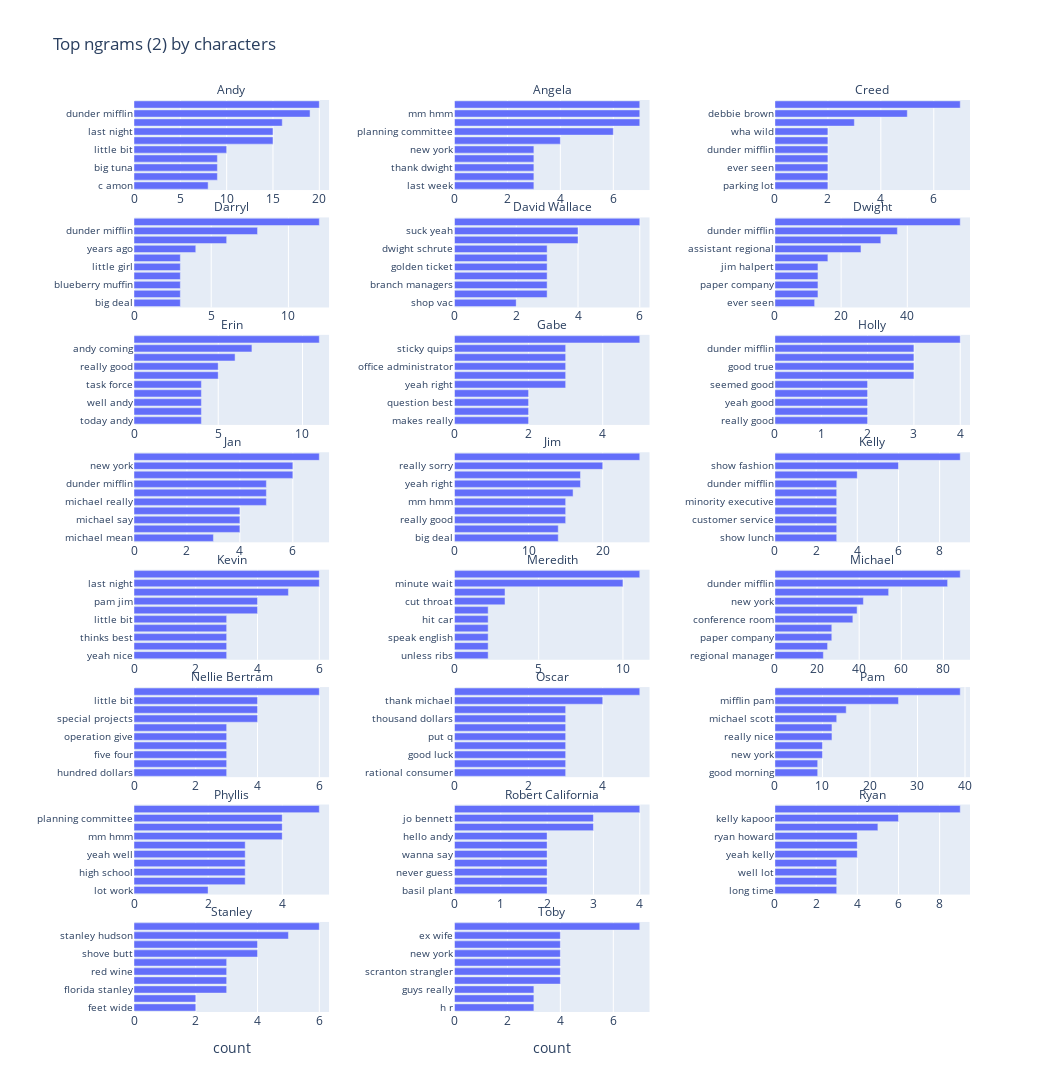

Write notebook code for a chart like this one.
### Code cell
ngram_plots(ngram_number=2, width = 1050, col_spacing=.15)

### Figure 1 — Plotly figure (JSON) as saved in the notebook; plotly's stock layout.template omitted (floating-point values rounded to 4 significant figures)
{"data": [{"alignmentgroup": "True", "hovertemplate": "speaker=Andy<br>count=%{x}<br>=%{y}<extra></extra>", "legendgroup": "", "marker": {"color": "#636efa", "pattern": {"shape": ""}}, "name": "", "offsetgroup": "", "orientation": "h", "showlegend": false, "textposition": "auto", "type": "bar", "x": [8, 9, 9, 9, 10, 15, 15, 16, 19, 20], "xaxis": "x22", "y": ["c amon", "broccoli rob", "big tuna", "ladies gentlemen", "little bit", "nard dog", "last night", "yeah right", "dunder mifflin", "andy bernard"], "yaxis": "y22"}, {"alignmentgroup": "True", "hovertemplate": "speaker=Angela<br>count=%{x}<br>=%{y}<extra></extra>", "legendgroup": "", "marker": {"color": "#636efa", "pattern": {"shape": ""}}, "name": "", "offsetgroup": "", "orientation": "h", "showlegend": false, "textposition": "auto", "type": "bar", "x": [3, 3, 3, 3, 3, 4, 6, 7, 7, 7], "xaxis": "x23", "y": ["last week", "davinci code", "thank dwight", "good luck", "new york", "bad cat", "planning committee", "party planning", "mm hmm", "parum pum"], "yaxis": "y23"}, {"alignmentgroup": "True", "hovertemplate": "speaker=Creed<br>count=%{x}<br>=%{y}<extra></extra>", "legendgroup": "", "marker": {"color": "#636efa", "pattern": {"shape": ""}}, "name": "", "offsetgroup": "", "orientation": "h", "showlegend": false, "textposition": "auto", "type": "bar", "x": [2, 2, 2, 2, 2, 2, 2, 3, 5, 7], "xaxis": "x24", "y": ["parking lot", "biggest client", "ever seen", "couple bucks", "dunder mifflin", "big fella", "wha wild", "betty white", "debbie brown", "creed bratton"], "yaxis": "y24"}, {"alignmentgroup": "True", "hovertemplate": "speaker=Darryl<br>count=%{x}<br>=%{y}<extra></extra>", "legendgroup": "", "marker": {"color": "#636efa", "pattern": {"shape": ""}}, "name": "", "offsetgroup": "", "orientation": "h", "showlegend": false, "textposition": "auto", "type": "bar", "x": [3, 3, 3, 3, 3, 3, 4, 6, 8, 12], "xaxis": "x19", "y": ["big deal", "good morning", "blueberry muffin", "yeah maybe", "little girl", "buy cookies", "years ago", "na da", "dunder mifflin", "da na"], "yaxis": "y19"}, {"alignmentgroup": "True", "hovertemplate": "speaker=David Wallace<br>count=%{x}<br>=%{y}<extra></extra>", "legendgroup": "", "marker": {"color": "#636efa", "pattern": {"shape": ""}}, "name": "", "offsetgroup": "", "orientation": "h", "showlegend": false, "textposition": "auto", "type": "bar", "x": [2, 3, 3, 3, 3, 3, 3, 4, 4, 6], "xaxis": "x20", "y": ["shop vac", "three months", "branch managers", "new york", "golden ticket", "michael calling", "dwight schrute", "michael scott", "suck yeah", "dunder mifflin"], "yaxis": "y20"}, {"alignmentgroup": "True", "hovertemplate": "speaker=Dwight<br>count=%{x}<br>=%{y}<extra></extra>", "legendgroup": "", "marker": {"color": "#636efa", "pattern": {"shape": ""}}, "name": "", "offsetgroup": "", "orientation": "h", "showlegend": false, "textposition": "auto", "type": "bar", "x": [12, 13, 13, 13, 13, 16, 26, 32, 37, 56], "xaxis": "x21", "y": ["ever seen", "schrute farms", "paper company", "david wallace", "jim halpert", "thank much", "assistant regional", "regional manager", "dunder mifflin", "dwight schrute"], "yaxis": "y21"}, {"alignmentgroup": "True", "hovertemplate": "speaker=Erin<br>count=%{x}<br>=%{y}<extra></extra>", "legendgroup": "", "marker": {"color": "#636efa", "pattern": {"shape": ""}}, "name": "", "offsetgroup": "", "orientation": "h", "showlegend": false, "textposition": "auto", "type": "bar", "x": [4, 4, 4, 4, 4, 5, 5, 6, 7, 11], "xaxis": "x16", "y": ["today andy", "say hi", "well andy", "wanted say", "task force", "mifflin erin", "really good", "david wallace", "andy coming", "dunder mifflin"], "yaxis": "y16"}, {"alignmentgroup": "True", "hovertemplate": "speaker=Gabe<br>count=%{x}<br>=%{y}<extra></extra>", "legendgroup": "", "marker": {"color": "#636efa", "pattern": {"shape": ""}}, "name": "", "offsetgroup": "", "orientation": "h", "showlegend": false, "textposition": "auto", "type": "bar", "x": [2, 2, 2, 2, 3, 3, 3, 3, 3, 5], "xaxis": "x17", "y": ["makes really", "right yeah", "question best", "sun shut", "yeah right", "says gabe", "office administrator", "training program", "sticky quips", "gabe lewis"], "yaxis": "y17"}, {"alignmentgroup": "True", "hovertemplate": "speaker=Holly<br>count=%{x}<br>=%{y}<extra></extra>", "legendgroup": "", "marker": {"color": "#636efa", "pattern": {"shape": ""}}, "name": "", "offsetgroup": "", "orientation": "h", "showlegend": false, "textposition": "auto", "type": "bar", "x": [2, 2, 2, 2, 2, 3, 3, 3, 3, 4], "xaxis": "x18", "y": ["really good", "good point", "yeah good", "things michael", "seemed good", "ethics seminar", "good true", "mean love", "dunder mifflin", "michael scott"], "yaxis": "y18"}, {"alignmentgroup": "True", "hovertemplate": "speaker=Jan<br>count=%{x}<br>=%{y}<extra></extra>", "legendgroup": "", "marker": {"color": "#636efa", "pattern": {"shape": ""}}, "name": "", "offsetgroup": "", "orientation": "h", "showlegend": false, "textposition": "auto", "type": "bar", "x": [3, 4, 4, 4, 5, 5, 5, 6, 6, 7], "xaxis": "x13", "y": ["michael mean", "michael need", "michael say", "hello michael", "michael really", "michael scott", "dunder mifflin", "well michael", "new york", "michael please"], "yaxis": "y13"}, {"alignmentgroup": "True", "hovertemplate": "speaker=Jim<br>count=%{x}<br>=%{y}<extra></extra>", "legendgroup": "", "marker": {"color": "#636efa", "pattern": {"shape": ""}}, "name": "", "offsetgroup": "", "orientation": "h", "showlegend": false, "textposition": "auto", "type": "bar", "x": [14, 14, 15, 15, 15, 16, 17, 17, 20, 25], "xaxis": "x14", "y": ["big deal", "hold second", "really good", "regional manager", "mm hmm", "jim halpert", "yeah right", "right yeah", "really sorry", "little bit"], "yaxis": "y14"}, {"alignmentgroup": "True", "hovertemplate": "speaker=Kelly<br>count=%{x}<br>=%{y}<extra></extra>", "legendgroup": "", "marker": {"color": "#636efa", "pattern": {"shape": ""}}, "name": "", "offsetgroup": "", "orientation": "h", "showlegend": false, "textposition": "auto", "type": "bar", "x": [3, 3, 3, 3, 3, 3, 3, 4, 6, 9], "xaxis": "x15", "y": ["show lunch", "yeah mean", "customer service", "service kelly", "minority executive", "god jim", "dunder mifflin", "ping pong", "show fashion", "fashion show"], "yaxis": "y15"}, {"alignmentgroup": "True", "hovertemplate": "speaker=Kevin<br>count=%{x}<br>=%{y}<extra></extra>", "legendgroup": "", "marker": {"color": "#636efa", "pattern": {"shape": ""}}, "name": "", "offsetgroup": "", "orientation": "h", "showlegend": false, "textposition": "auto", "type": "bar", "x": [3, 3, 3, 3, 3, 4, 4, 5, 6, 6], "xaxis": "x10", "y": ["yeah nice", "inner circle", "thinks best", "little kevin", "little bit", "bean mean", "pam jim", "yeah michael", "last night", "really cool"], "yaxis": "y10"}, {"alignmentgroup": "True", "hovertemplate": "speaker=Meredith<br>count=%{x}<br>=%{y}<extra></extra>", "legendgroup": "", "marker": {"color": "#636efa", "pattern": {"shape": ""}}, "name": "", "offsetgroup": "", "orientation": "h", "showlegend": false, "textposition": "auto", "type": "bar", "x": [2, 2, 2, 2, 2, 2, 3, 3, 10, 11], "xaxis": "x11", "y": ["unless ribs", "cleaning speak", "speak english", "phone number", "hit car", "good song", "cut throat", "yeah right", "minute wait", "wait minute"], "yaxis": "y11"}, {"alignmentgroup": "True", "hovertemplate": "speaker=Michael<br>count=%{x}<br>=%{y}<extra></extra>", "legendgroup": "", "marker": {"color": "#636efa", "pattern": {"shape": ""}}, "name": "", "offsetgroup": "", "orientation": "h", "showlegend": false, "textposition": "auto", "type": "bar", "x": [23, 25, 27, 27, 37, 39, 42, 54, 82, 88], "xaxis": "x12", "y": ["regional manager", "david wallace", "paper company", "thank much", "conference room", "yeah well", "new york", "little bit", "dunder mifflin", "michael scott"], "yaxis": "y12"}, {"alignmentgroup": "True", "hovertemplate": "speaker=Nellie Bertram<br>count=%{x}<br>=%{y}<extra></extra>", "legendgroup": "", "marker": {"color": "#636efa", "pattern": {"shape": ""}}, "name": "", "offsetgroup": "", "orientation": "h", "showlegend": false, "textposition": "auto", "type": "bar", "x": [3, 3, 3, 3, 3, 3, 4, 4, 4, 6], "xaxis": "x7", "y": ["hundred dollars", "well good", "five four", "dollars five", "operation give", "mm hmm", "special projects", "mr shrute", "little bit", "dunder mifflin"], "yaxis": "y7"}, {"alignmentgroup": "True", "hovertemplate": "speaker=Oscar<br>count=%{x}<br>=%{y}<extra></extra>", "legendgroup": "", "marker": {"color": "#636efa", "pattern": {"shape": ""}}, "name": "", "offsetgroup": "", "orientation": "h", "showlegend": false, "textposition": "auto", "type": "bar", "x": [3, 3, 3, 3, 3, 3, 3, 3, 4, 5], "xaxis": "x8", "y": ["rational consumer", "red dirt", "good luck", "bar spend", "put q", "every time", "thousand dollars", "senator lipton", "thank michael", "dunder mifflin"], "yaxis": "y8"}, {"alignmentgroup": "True", "hovertemplate": "speaker=Pam<br>count=%{x}<br>=%{y}<extra></extra>", "legendgroup": "", "marker": {"color": "#636efa", "pattern": {"shape": ""}}, "name": "", "offsetgroup": "", "orientation": "h", "showlegend": false, "textposition": "auto", "type": "bar", "x": [9, 9, 10, 10, 12, 12, 13, 15, 26, 39], "xaxis": "x9", "y": ["good morning", "really good", "new york", "yeah well", "really nice", "conference room", "michael scott", "mm hmm", "mifflin pam", "dunder mifflin"], "yaxis": "y9"}, {"alignmentgroup": "True", "hovertemplate": "speaker=Phyllis<br>count=%{x}<br>=%{y}<extra></extra>", "legendgroup": "", "marker": {"color": "#636efa", "pattern": {"shape": ""}}, "name": "", "offsetgroup": "", "orientation": "h", "showlegend": false, "textposition": "auto", "type": "bar", "x": [2, 3, 3, 3, 3, 3, 4, 4, 4, 5], "xaxis": "x4", "y": ["lot work", "really good", "high school", "bob took", "yeah well", "head party", "mm hmm", "bob vance", "planning committee", "party planning"], "yaxis": "y4"}, {"alignmentgroup": "True", "hovertemplate": "speaker=Robert California<br>count=%{x}<br>=%{y}<extra></extra>", "legendgroup": "", "marker": {"color": "#636efa", "pattern": {"shape": ""}}, "name": "", "offsetgroup": "", "orientation": "h", "showlegend": false, "textposition": "auto", "type": "bar", "x": [2, 2, 2, 2, 2, 2, 2, 3, 3, 4], "xaxis": "x5", "y": ["basil plant", "n roll", "never guess", "night lydia", "wanna say", "god sake", "hello andy", "sesame street", "jo bennett", "last night"], "yaxis": "y5"}, {"alignmentgroup": "True", "hovertemplate": "speaker=Ryan<br>count=%{x}<br>=%{y}<extra></extra>", "legendgroup": "", "marker": {"color": "#636efa", "pattern": {"shape": ""}}, "name": "", "offsetgroup": "", "orientation": "h", "showlegend": false, "textposition": "auto", "type": "bar", "x": [3, 3, 3, 3, 4, 4, 4, 5, 6, 9], "xaxis": "x6", "y": ["long time", "love kelly", "well lot", "makes sense", "yeah kelly", "really good", "ryan howard", "mifflin infinity", "kelly kapoor", "dunder mifflin"], "yaxis": "y6"}, {"alignmentgroup": "True", "hovertemplate": "speaker=Stanley<br>count=%{x}<br>=%{y}<extra></extra>", "legendgroup": "", "marker": {"color": "#636efa", "pattern": {"shape": ""}}, "name": "", "offsetgroup": "", "orientation": "h", "showlegend": false, "textposition": "auto", "type": "bar", "x": [2, 2, 3, 3, 3, 3, 4, 4, 5, 6], "xaxis": "x", "y": ["feet wide", "five feet", "florida stanley", "last year", "red wine", "calling home", "shove butt", "pretzel day", "stanley hudson", "lost mind"], "yaxis": "y"}, {"alignmentgroup": "True", "hovertemplate": "speaker=Toby<br>count=%{x}<br>=%{y}<extra></extra>", "legendgroup": "", "marker": {"color": "#636efa", "pattern": {"shape": ""}}, "name": "", "offsetgroup": "", "orientation": "h", "showlegend": false, "textposition": "auto", "type": "bar", "x": [3, 3, 3, 4, 4, 4, 4, 4, 4, 7], "xaxis": "x2", "y": ["h r", "every hour", "guys really", "need doll", "scranton strangler", "chad flendermen", "new york", "george howard", "ex wife", "costa rica"], "yaxis": "y2"}], "layout": {"annotations": [{"font": {}, "showarrow": false, "text": "Stanley", "x": 0.1167, "xanchor": "center", "xref": "paper", "y": 0.09875, "yanchor": "bottom", "yref": "paper"}, {"font": {}, "showarrow": false, "text": "Toby", "x": 0.5, "xanchor": "center", "xref": "paper", "y": 0.09875, "yanchor": "bottom", "yref": "paper"}, {"font": {}, "showarrow": false, "text": "Phyllis", "x": 0.1167, "xanchor": "center", "xref": "paper", "y": 0.2275, "yanchor": "bottom", "yref": "paper"}, {"font": {}, "showarrow": false, "text": "Robert California", "x": 0.5, "xanchor": "center", "xref": "paper", "y": 0.2275, "yanchor": "bottom", "yref": "paper"}, {"font": {}, "showarrow": false, "text": "Ryan", "x": 0.8833, "xanchor": "center", "xref": "paper", "y": 0.2275, "yanchor": "bottom", "yref": "paper"}, {"font": {}, "showarrow": false, "text": "Nellie Bertram", "x": 0.1167, "xanchor": "center", "xref": "paper", "y": 0.3563, "yanchor": "bottom", "yref": "paper"}, {"font": {}, "showarrow": false, "text": "Oscar", "x": 0.5, "xanchor": "center", "xref": "paper", "y": 0.3563, "yanchor": "bottom", "yref": "paper"}, {"font": {}, "showarrow": false, "text": "Pam", "x": 0.8833, "xanchor": "center", "xref": "paper", "y": 0.3563, "yanchor": "bottom", "yref": "paper"}, {"font": {}, "showarrow": false, "text": "Kevin", "x": 0.1167, "xanchor": "center", "xref": "paper", "y": 0.485, "yanchor": "bottom", "yref": "paper"}, {"font": {}, "showarrow": false, "text": "Meredith", "x": 0.5, "xanchor": "center", "xref": "paper", "y": 0.485, "yanchor": "bottom", "yref": "paper"}, {"font": {}, "showarrow": false, "text": "Michael", "x": 0.8833, "xanchor": "center", "xref": "paper", "y": 0.485, "yanchor": "bottom", "yref": "paper"}, {"font": {}, "showarrow": false, "text": "Jan", "x": 0.1167, "xanchor": "center", "xref": "paper", "y": 0.6138, "yanchor": "bottom", "yref": "paper"}, {"font": {}, "showarrow": false, "text": "Jim", "x": 0.5, "xanchor": "center", "xref": "paper", "y": 0.6138, "yanchor": "bottom", "yref": "paper"}, {"font": {}, "showarrow": false, "text": "Kelly", "x": 0.8833, "xanchor": "center", "xref": "paper", "y": 0.6138, "yanchor": "bottom", "yref": "paper"}, {"font": {}, "showarrow": false, "text": "Erin", "x": 0.1167, "xanchor": "center", "xref": "paper", "y": 0.7425, "yanchor": "bottom", "yref": "paper"}, {"font": {}, "showarrow": false, "text": "Gabe", "x": 0.5, "xanchor": "center", "xref": "paper", "y": 0.7425, "yanchor": "bottom", "yref": "paper"}, {"font": {}, "showarrow": false, "text": "Holly", "x": 0.8833, "xanchor": "center", "xref": "paper", "y": 0.7425, "yanchor": "bottom", "yref": "paper"}, {"font": {}, "showarrow": false, "text": "Darryl", "x": 0.1167, "xanchor": "center", "xref": "paper", "y": 0.8712, "yanchor": "bottom", "yref": "paper"}, {"font": {}, "showarrow": false, "text": "David Wallace", "x": 0.5, "xanchor": "center", "xref": "paper", "y": 0.8712, "yanchor": "bottom", "yref": "paper"}, {"font": {}, "showarrow": false, "text": "Dwight", "x": 0.8833, "xanchor": "center", "xref": "paper", "y": 0.8712, "yanchor": "bottom", "yref": "paper"}, {"font": {}, "showarrow": false, "text": "Andy", "x": 0.1167, "xanchor": "center", "xref": "paper", "y": 1, "yanchor": "bottom", "yref": "paper"}, {"font": {}, "showarrow": false, "text": "Angela", "x": 0.5, "xanchor": "center", "xref": "paper", "y": 1, "yanchor": "bottom", "yref": "paper"}, {"font": {}, "showarrow": false, "text": "Creed", "x": 0.8833, "xanchor": "center", "xref": "paper", "y": 1, "yanchor": "bottom", "yref": "paper"}], "barmode": "relative", "height": 1650, "legend": {"tracegroupgap": 0}, "showlegend": false, "title": {"text": "Top ngrams (2) by characters"}, "width": 1050, "xaxis": {"anchor": "y", "domain": [0, 0.2333], "showticklabels": true, "title": {"text": "count"}}, "xaxis10": {"anchor": "y10", "domain": [0, 0.2333], "showticklabels": true}, "xaxis11": {"anchor": "y11", "domain": [0.3833, 0.6167], "showticklabels": true}, "xaxis12": {"anchor": "y12", "domain": [0.7667, 1.0], "showticklabels": true}, "xaxis13": {"anchor": "y13", "domain": [0, 0.2333], "showticklabels": true}, "xaxis14": {"anchor": "y14", "domain": [0.3833, 0.6167], "showticklabels": true}, "xaxis15": {"anchor": "y15", "domain": [0.7667, 1.0], "showticklabels": true}, "xaxis16": {"anchor": "y16", "domain": [0, 0.2333], "showticklabels": true}, "xaxis17": {"anchor": "y17", "domain": [0.3833, 0.6167], "showticklabels": true}, "xaxis18": {"anchor": "y18", "domain": [0.7667, 1.0], "showticklabels": true}, "xaxis19": {"anchor": "y19", "domain": [0, 0.2333], "showticklabels": true}, "xaxis2": {"anchor": "y2", "domain": [0.3833, 0.6167], "showticklabels": true, "title": {"text": "count"}}, "xaxis20": {"anchor": "y20", "domain": [0.3833, 0.6167], "showticklabels": true}, "xaxis21": {"anchor": "y21", "domain": [0.7667, 1.0], "showticklabels": true}, "xaxis22": {"anchor": "y22", "domain": [0, 0.2333], "showticklabels": true}, "xaxis23": {"anchor": "y23", "domain": [0.3833, 0.6167], "showticklabels": true}, "xaxis24": {"anchor": "y24", "domain": [0.7667, 1.0], "showticklabels": true}, "xaxis3": {"anchor": "y3", "domain": [0.7667, 1.0], "showticklabels": true, "title": {"text": "count"}}, "xaxis4": {"anchor": "y4", "domain": [0, 0.2333], "showticklabels": true}, "xaxis5": {"anchor": "y5", "domain": [0.3833, 0.6167], "showticklabels": true}, "xaxis6": {"anchor": "y6", "domain": [0.7667, 1.0], "showticklabels": true}, "xaxis7": {"anchor": "y7", "domain": [0, 0.2333], "showticklabels": true}, "xaxis8": {"anchor": "y8", "domain": [0.3833, 0.6167], "showticklabels": true}, "xaxis9": {"anchor": "y9", "domain": [0.7667, 1.0], "showticklabels": true}, "yaxis": {"anchor": "x", "domain": [0, 0.09875], "showticklabels": true, "tickfont": {"size": 10}, "title": {"text": ""}}, "yaxis10": {"anchor": "x10", "domain": [0.3862, 0.485], "showticklabels": true, "tickfont": {"size": 10}, "title": {"text": ""}}, "yaxis11": {"anchor": "x11", "domain": [0.3862, 0.485], "showticklabels": true, "tickfont": {"size": 10}}, "yaxis12": {"anchor": "x12", "domain": [0.3862, 0.485], "showticklabels": true, "tickfont": {"size": 10}}, "yaxis13": {"anchor": "x13", "domain": [0.515, 0.6138], "showticklabels": true, "tickfont": {"size": 10}, "title": {"text": ""}}, "yaxis14": {"anchor": "x14", "domain": [0.515, 0.6138], "showticklabels": true, "tickfont": {"size": 10}}, "yaxis15": {"anchor": "x15", "domain": [0.515, 0.6138], "showticklabels": true, "tickfont": {"size": 10}}, "yaxis16": {"anchor": "x16", "domain": [0.6438, 0.7425], "showticklabels": true, "tickfont": {"size": 10}, "title": {"text": ""}}, "yaxis17": {"anchor": "x17", "domain": [0.6438, 0.7425], "showticklabels": true, "tickfont": {"size": 10}}, "yaxis18": {"anchor": "x18", "domain": [0.6438, 0.7425], "showticklabels": true, "tickfont": {"size": 10}}, "yaxis19": {"anchor": "x19", "domain": [0.7725, 0.8712], "showticklabels": true, "tickfont": {"size": 10}, "title": {"text": ""}}, "yaxis2": {"anchor": "x2", "domain": [0, 0.09875], "showticklabels": true, "tickfont": {"size": 10}}, "yaxis20": {"anchor": "x20", "domain": [0.7725, 0.8712], "showticklabels": true, "tickfont": {"size": 10}}, "yaxis21": {"anchor": "x21", "domain": [0.7725, 0.8712], "showticklabels": true, "tickfont": {"size": 10}}, "yaxis22": {"anchor": "x22", "domain": [0.9012, 1], "showticklabels": true, "tickfont": {"size": 10}, "title": {"text": ""}}, "yaxis23": {"anchor": "x23", "domain": [0.9012, 1], "showticklabels": true, "tickfont": {"size": 10}}, "yaxis24": {"anchor": "x24", "domain": [0.9012, 1], "showticklabels": true, "tickfont": {"size": 10}}, "yaxis3": {"anchor": "x3", "domain": [0, 0.09875], "showticklabels": true, "tickfont": {"size": 10}}, "yaxis4": {"anchor": "x4", "domain": [0.1288, 0.2275], "showticklabels": true, "tickfont": {"size": 10}, "title": {"text": ""}}, "yaxis5": {"anchor": "x5", "domain": [0.1288, 0.2275], "showticklabels": true, "tickfont": {"size": 10}}, "yaxis6": {"anchor": "x6", "domain": [0.1288, 0.2275], "showticklabels": true, "tickfont": {"size": 10}}, "yaxis7": {"anchor": "x7", "domain": [0.2575, 0.3563], "showticklabels": true, "tickfont": {"size": 10}, "title": {"text": ""}}, "yaxis8": {"anchor": "x8", "domain": [0.2575, 0.3563], "showticklabels": true, "tickfont": {"size": 10}}, "yaxis9": {"anchor": "x9", "domain": [0.2575, 0.3563], "showticklabels": true, "tickfont": {"size": 10}}}}
